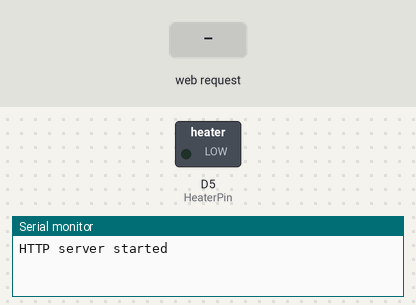
The sketch below on a simulated ESP8266 (NodeMCU). Parts: switched loads named in the sketch (green lamp = pin HIGH), the last lines printed to the serial monitor. The test bench sets the inputs (shaded band). WiFi joins after 1.5 s; servers stay silent unless stated.

Above: at 2.8 s.
2.9 s: HTTP request GET /turnOn received
At 3.9 s:
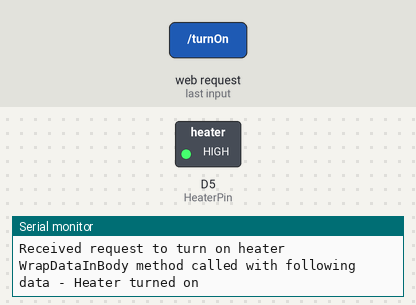
5.9 s: HTTP request GET /turnOff received
At 6.2 s:
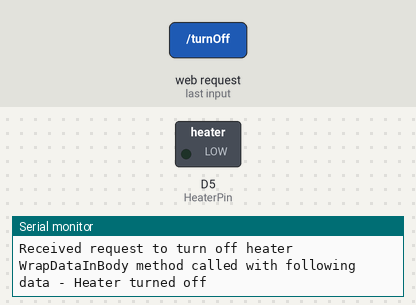
Timing chart, 0 to 8.9 s (numbered marks = the images above; inputs shaded):
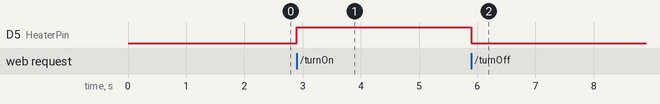

Measured:
- after the input at 2.9 s, D5 (HeaterPin): LOW → HIGH at once
- after the input at 5.9 s, D5 (HeaterPin): HIGH → LOW at once

The sketch:

ESPHeater.ino
```cpp
#include <DNSServer.h>
#include <ESP8266WebServer.h>
#include <WiFiManager.h>

uint8_t HeaterPin = D5;
ESP8266WebServer server(80);

void setup()
{
  //Serial communication setup for logs
  Serial.begin(9600);
  delay(100);

  pinMode(HeaterPin, OUTPUT);
  digitalWrite(HeaterPin, LOW);

  //Used for WiFi connection
  //If ESP cannot connect using saved connections then is switches to Access Point
  //Default IP for configuration is 192.168.4.1
  WiFiManager wifiManager;
  wifiManager.autoConnect("ModuleHeater-ESP");

  //Loop as long as WiFi is not connected
  WaitForConnection();
  GetConnectionData();
  SetUpServer();
}

void loop()
{
  server.handleClient();
}
```

HTTPHandlers.ino
```cpp
void Handle_MainSite()
{
  server.send(200, "text/html", WrapDataInBody("Currently available:</br>/turnOn</br>/turnOff"));
}

void Handle_TurnOnHeater()
{
  Serial.println("Received request to turn on heater");
  digitalWrite(HeaterPin, HIGH);
  server.send(200, "text/html", WrapDataInBody("Heater turned on"));
}

void Handle_TurnOffHeater()
{
  Serial.println("Received request to turn off heater");
  digitalWrite(HeaterPin, LOW);
  server.send(200, "text/html", WrapDataInBody("Heater turned off"));
}

void Handle_NotFound()
{
  server.send(404, "text/plain", "Not found");
}
```

HTTPSiteController.ino
```cpp
String WrapDataInBody(String data){
  Serial.print("WrapDataInBody method called with following data - ");
  Serial.println(data);

  String site = "<!DOCTYPE html> <html>\n";
  site +="<head>\n";
  site +="<body>\n";
  site += data;
  site +="\n</body>";
  site +="</head>\n";
  site +="</html>\n";

  return site;
}
```

ServerController.ino
```cpp
void SetUpServer(){
  server.on("/", Handle_MainSite);
  server.on("/turnOn", Handle_TurnOnHeater);
  server.on("/turnOff", Handle_TurnOffHeater);
  server.onNotFound(Handle_NotFound);

  server.begin();
  Serial.println("HTTP server started");
}
```

WiFiConntectionController.ino
```cpp
void WaitForConnection(){
  while (WiFi.status() != WL_CONNECTED) {
    delay(1000);
    Serial.print(".");
  }
}

String GetConnectionData(){
  String data;

  data += "\n";
  data += "Connected to WiFi network\n";
  data += "Local ip: ";
  data += WiFi.localIP().toString();
  data += "\n";

  return data;
}
```
